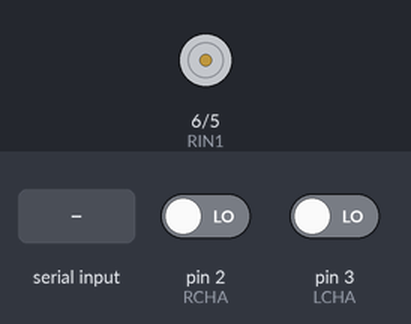
Simulated run of this sketch. Board: Arduino Uno, built with avr-gcc and run on an emulated ATmega328P. Parts: motor-driver pin pairs drawn as motors (green arrow = first pin HIGH = forward, orange = second pin HIGH = backward, longer = more drive). Inputs (shaded band) come from the test bench; at power-on: pin 2 (RCHA) LOW, pin 3 (LCHA) LOW.

Above: at 1.2 s.
1.3 s: "1\n" received over Serial
At 2.08 s:
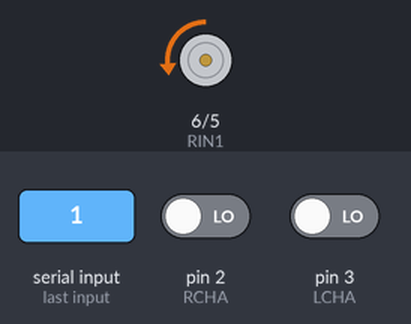
At 2.89 s:
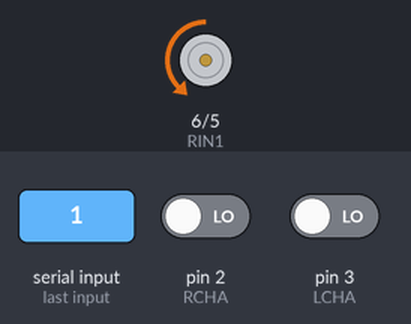
4.3 s: "0\n" received over Serial
7.3 s: pin 2 (RCHA) driven HIGH
10.3 s: "2\n" received over Serial
At 11.9 s:
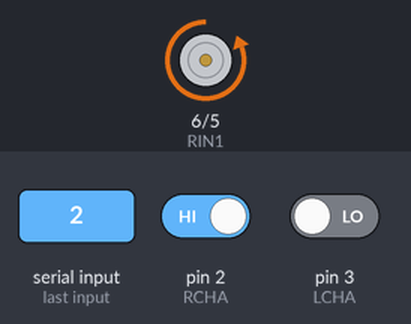
Timing chart, 0 to 13.0 s (numbered marks = the images above; inputs shaded):
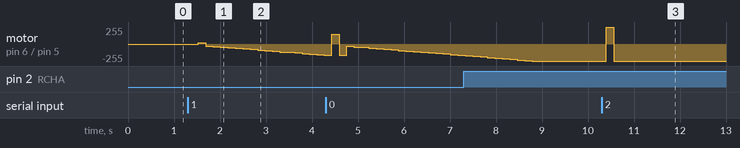

Measured:
- after the input at 1.3 s, motor on pin 6 (RIN1) / pin 5 (RIN2): stopped → forward 18/255 after 0.23 s, → backward 35/255 0.16 s later, → backward 38/255 0.16 s later, → backward 48/255 0.16 s later, … (18 changes in this stretch)
- after the input at 10.3 s, motor on pin 6 (RIN1) / pin 5 (RIN2): backward 255/255 → forward 255/255 after 0.10 s, → backward 255/255 0.16 s later

The sketch:

remoteCar_PCM_car2.ino
```cpp
/***************************************************************************
 *                            Bitwise Definition                           *
 ***************************************************************************/
#define BIT0    0x01
#define BIT1    0x02
#define BIT2    0x04
#define BIT3    0x08
#define BIT4    0x10
#define BIT5    0x20
#define BIT6    0x40
#define BIT7    0x80
/***************************************************************************
 *                        Arduino Pinout Definition                        *
 ***************************************************************************/
#define TX      1   // HC-05 RX
#define RX      0   // HC-05 TX

#define RCHA    2   // Right Encoder Channel A
#define LCHA    3   // Left Encoder Channel A
#define RIN1    6   // Right Motor Enable 1
#define RIN2    5   // Right Motor Enable 2
#define LIN1    9   // Left Motor Enable 1
#define LIN2    10  // Left Motor Enable 2
/***************************************************************************
 *                           System Specification                          *
 ***************************************************************************/
#define WHEEL_DIA_MM 90
#define PI           3.1415
#define WHEEL_TRAVEL WHEEL_DIA_MM * PI
#define CPR          757       // Count per Revolution

#define SPEED_VARIANCE 5
#define DEFAULT_MIN_SPEED 100  // in mm/s
#define DEFAULT_MAX_SPEED 500  // in mm/s
#define MAX_SPEED         3650 // in mm/s
/***************************************************************************
 *                            Static Receive Code                          *
 ***************************************************************************/
#define LDIR    BIT7           // Left Direction Bit
#define LS0     BIT6
#define LS1     BIT5
#define LS2     BIT4
#define RDIR    BIT3           // Right Direction Bit
#define RS0     BIT2
#define RS1     BIT1
#define RS2     BIT0

#define LSPD    (LS0 | LS1 | LS2)
#define RSPD    (RS0 | RS1 | RS2)

#define FASTEST BIT2
#define FAST    (BIT2 | BIT1)
#define NORMAL  BIT1
#define SLOW    (BIT1 | BIT0)
#define SLOWEST BIT0
#define STOP    0
#define ERRSPD  119

#define AD_CD1  63              // Special Admin Code to SET speed
#define AD_CD2  127             // Special Admin Code to ECHO speed
/***************************************************************************
 *                            Extra Specifications                         *
 ***************************************************************************/
#define LEFT    0
#define RIGHT   1
#define FWD     0
#define RWD     1
#define BRK     2

#define AVG_LEN 4         // Averager length
#define SEQ     0         // Toggle this to run sequence testing
/***************************************************************************
 *                           Status Bit Definition                         *
 ***************************************************************************/
#define PCM     BIT0      // Calculate the Current Speed
#define CALC    BIT1      // Calculate the Target Speed
#define READ    BIT2      // Receive latest command from bluetooth
/***************************************************************************
 *                                 Globals                                 *
 ***************************************************************************/
volatile unsigned int counts[2] = {0};   // Real time counter for Left Channel A
const float KP = 0.61;                         // Proportion Control
const float KI = 2.73;                         // Integral Control
const float KD = 0.08;                         // Derivative Control

float speedTotalError[2] = {0};                 // eIntegral for PID
float pSpeedError[2] = {0};                     // Previous Error for the Derivative Control

unsigned char code = 0;                  // Incoming code from Vision Controller

unsigned int arrCounts[2][AVG_LEN] = {0};       // Ongoing Averager for the count
size_t indexer = 0;                             // Iterator for the averager

float speedY[2] = {0};                          // Current Speed (from reading)
float speedR[2] = {0};                          // Speed Target
int power[2] = {0};                   // power needed to drive for speed
unsigned char motorDir[2] = {0};                // Direction of motors

unsigned char status = 0;                       // Main loop status
unsigned int speed[SPEED_VARIANCE];             // This is the range of speed the car uses

/***************************************************************************
 *                               Test Run Values                           *
 ***************************************************************************/
// Test sequence for increasing speed in 1 direction
unsigned char testSequence1[] = {0x10, 0x11, 0x31, 0x33, 0x23, 0x22, 0x62, 0x66, 0x46, 0x44, 0x00};
// Test sequence for direction switching
unsigned char testSequence2[] = {0x22, 0xAA, 0x22, 0xAA, 0x00, 0x2A, 0xA2, 0x2A, 0xA2, 0x00, 0x00};
// Test sequence for going to rest
unsigned char testSequence3[] = {0x11, 0x00, 0x22, 0x00, 0x44, 0x00, 0xCC, 0x00, 0x44, 0x00, 0x00};
// Test sequence for 1 sided scale
unsigned char testSequence4[] = {0x01, 0x03, 0x02, 0x06, 0x04, 0x06, 0x02, 0x03, 0x01, 0x00, 0x00};
size_t indexSequence = 0;
bool runSEQ = SEQ;

void setup() {
  Serial.begin(57600);
  // Initiate the speed array
  setSpeed(DEFAULT_MIN_SPEED, DEFAULT_MAX_SPEED, SPEED_VARIANCE);
  // Setup the pinout
  pinMode(RIN1, OUTPUT);
  pinMode(RIN2, OUTPUT);
  pinMode(RCHA, INPUT);
  attachInterrupt(digitalPinToInterrupt(RCHA), rPulse, RISING);

  pinMode(LIN1, OUTPUT);
  pinMode(LIN2, OUTPUT);
  pinMode(LCHA, INPUT);
  attachInterrupt(digitalPinToInterrupt(LCHA), lPulse, RISING);
  // Setup a timers
  cli();
  // Using Timer 2 because pin 11 and 13 is free
  TCCR2A = TCCR2B = 0;            // Clear register for Timer 2

  TCCR2B |= (BIT2 | BIT1 | BIT0); // Prescalar 1:1024
  TIMSK2 |= BIT1;                 // CC Timer 2A
  OCR2A = 125;                    // Timer 2 interrupt every 8 ms
  sei();
}

void loop() {
  // Using pulse counting method to check amount of counts in each main loop
  static unsigned long pt;
  float currentCounts[2], dt;
  unsigned long t;

  if(status & PCM){
    // Turn off Interrupts to capture pulse counts
    noInterrupts();                             // Turn off interrupt to encoders
    arrCounts[LEFT][indexer] = counts[LEFT];    // Record the volatile counts
    arrCounts[RIGHT][indexer] = counts[RIGHT];
    counts[LEFT] = counts[RIGHT] = 0;           // Zero the counts
    indexer = (indexer + 1) % AVG_LEN;          // Increase the average index
    interrupts();                               // Turn interrupt back on
    // Averager through the pulse counter
    getAverageCounts(currentCounts);
    // Find the time difference delta T
    t = millis();
    dt = (float)(t - pt) / 1000.0;
    pt = t;
    // Using the delta T and count difference, together with CPR and wheel size
    // Find the speed the wheel travels at
    calculateCurrentSpeed(currentCounts, dt);
    calculateNewPower(LEFT, dt);
    calculateNewPower(RIGHT, dt);
    setMotorPower();

    status &= ~PCM;
  } else if(status & CALC){
    // Use the code to decide the direction, and speed of each wheel
    updateTarget();
    updateDirection();
    status &= ~CALC;
  } else if(status & READ){   // Fetch code
    if(Serial.available()){
      code = Serial.read();

    }
    status |= CALC;
    status &= ~READ;
  }
}

/* setMotorPower
 * This sets the motors from the calculated value in global
 */
void setMotorPower(){
  setMotor(LEFT, motorDir[LEFT], power[LEFT]);
  setMotor(RIGHT, motorDir[RIGHT], power[RIGHT]);
}

/* calculateNewPower
 * This function calculates what the power should be at based on current speed and target speed
 * argument: side, LEFT or RIGHT side of the vehicle
 * argument: dt, time since last time the function is called in the main loop
 */
void calculateNewPower(unsigned char side, float dt){
  float speedE, speedD, speedU;

  speedE = speedR[side] - speedY[side];                       // Calculate E(s)
  speedTotalError[side] += speedE * dt;                       // Calculate eIntegral(s)
  speedD = (speedE - pSpeedError[side]) / dt;  // Calculate E'(s)

  speedU = KP * speedE + KI * speedTotalError[side] + KD * speedD; // Calculate U(s)

  pSpeedError[side] = speedE;                                 // Update deltaE
  if(speedY[side] == speedR[side])
    speedTotalError[side] = 0;

  power[side] = (int)(speedU / unitPVS(speedU));
  if(power[side] > 255)
    power[side] = 255;
  else if(power[side] < 0)
    power[side] = 0;
}

/* getAverageCounts
 * This function does the averager for the counts
 * argument: avgCurrentCounts, an array of counts
 */
void getAverageCounts(float * avgCurrentCounts){
  avgCurrentCounts[LEFT] = average(arrCounts[LEFT], AVG_LEN);
  avgCurrentCounts[RIGHT] = average(arrCounts[RIGHT], AVG_LEN);
}

/* calculateCurrentSpeed
 * This function calculate the speed of the wheels based on average counts
 * argument: currentCounts, average of the count pair
 * argument: dt, the time difference between each of the iteration
 */
void calculateCurrentSpeed(float * currentCounts, float dt){
  speedY[LEFT] = currentCounts[LEFT] / CPR * WHEEL_TRAVEL / dt;
  speedY[RIGHT] = currentCounts[RIGHT] / CPR * WHEEL_TRAVEL / dt;
}

/* updateTarget
 * This function changes the speed target of both wheel
 */
void updateTarget(){
  size_t index[2];
  static unsigned char pSpeedCode = 0;
  if(pSpeedCode == (code & (LSPD | RSPD)))
    return;
  // Byte shift to determine the speed code
  // Extract the index of the speed code
  index[LEFT] = speedIndexer((code & LSPD) >> 4);
  index[RIGHT] = speedIndexer((code & RSPD));
  // Set the Target Speed R(s)
  if(index[LEFT] != ERRSPD)
    speedR[LEFT] = (index[LEFT] == SPEED_VARIANCE) ? 0 : speed[index[LEFT]];
  if(index[RIGHT] != ERRSPD)
    speedR[RIGHT] = (index[RIGHT] == SPEED_VARIANCE) ? 0 : speed[index[RIGHT]];

  pSpeedCode = (code & (LSPD | RSPD));
}

/* updateDirection
 * This function changes the direction of both wheel
 */
void updateDirection(){
  static unsigned char pDirectionCode = 0;
  if(pDirectionCode == (code & (LDIR | RDIR)))
    return;
  // Byte shift to determine the direction code
  // Extract the direction of the directional code
  motorDir[LEFT] = ((code & LDIR) >> 7);
  motorDir[RIGHT] = ((code & RDIR) >> 3);

  pDirectionCode = (code & (LDIR | RDIR));
}

/* speedIndexer
 * This returns the index of the corresponding speed from the code
 * argument: speedCode, the 3-bit speed code
 * return: the index of the speed
 */
size_t speedIndexer(unsigned char speedCode){
  switch(speedCode){
    case FASTEST: return 4;
    case FAST:    return 3;
    case NORMAL:  return 2;
    case SLOW:    return 1;
    case SLOWEST: return 0;
    case STOP:    return SPEED_VARIANCE;
    default:      return ERRSPD;
  }
}

/* setMotor
 * This is the manual way to set the motor speed by calling the setRightMotor and setLeftMotor
 * argument: side, the left or right wheel selection
 * argument: dir, the direction to rotate the wheel in order to achieve motion
 * argument: pwm, the speed value scaling from 0-255 of the 6V motor
 */
void setMotor(unsigned char side, unsigned char dir, unsigned char pwm){
  switch(side){
    case LEFT:
      setLeftMotor(dir, pwm);
      break;
    case RIGHT:
      setRightMotor(dir, pwm);
      break;
    default:
      break;
  }
}

/* setRightMotor
 * This is the manual way to set the right motor speed
 * argument: dir, the direction to rotate the wheel in order to achieve motion
 * argument: pwm, the speed value scaling from 0-255 of the 6V motor
 */
void setRightMotor(unsigned char dir, unsigned char pwm){
  switch(dir){
    case FWD:
      digitalWrite(RIN2, LOW);
      analogWrite(RIN1, pwm);
      break;
    case RWD:
      digitalWrite(RIN1, LOW);
      analogWrite(RIN2, pwm);
      break;
    case BRK:
      digitalWrite(RIN1, 0);
      digitalWrite(RIN2, 0);
      break;
    default:
      break;
  }
}

/* setLeftMotor
 * This is the manual way to set the left motor speed
 * argument: dir, the direction to rotate the wheel in order to achieve motion
 * argument: pwm, the speed value scaling from 0-255 of the 6V motor
 */
void setLeftMotor(unsigned char dir, unsigned char pwm){
  switch(dir){
    case FWD:
      digitalWrite(LIN2, LOW);
      analogWrite(LIN1, pwm);
      break;
    case RWD:
      digitalWrite(LIN1, LOW);
      analogWrite(LIN2, pwm);
      break;
    case BRK:
      digitalWrite(LIN1, 0);
      digitalWrite(LIN2, 0);
      break;
    default:
      break;
  }
}

/* setSpeed
 * This function sets the speed of the car with new values
 * argument: minSpeed, minimum speed of the car (in mm/s)
 * argument: maxSpeed, maximum speed of the car (in mm/s)
 * argument: amount, the different stages between the min and max speed
 */
void setSpeed(int minSpeed, int maxSpeed, int amount){
  int deltaSpeed = maxSpeed - minSpeed;
  int speedInc = deltaSpeed / (amount - 1);
  for(int i = 0; i < amount; i++){
    speed[i] = minSpeed + speedInc * i;
  }
}

/* rPulse
 * This function is for the interrupt for Right Encoder Channel A
 * It only increment the count from right wheel by 1
 */
void rPulse(){
  counts[RIGHT]++;
}

/* lPulse
 * This function is for the interrupt for Left Encoder Channel A
 * It only increment the count from left wheel by 1
 */
void lPulse(){
  counts[LEFT]++;
}

// Timer 2A ISR (runs at 8ms);
ISR(TIMER2_COMPA_vect){
  static unsigned char i = 0, si = 0;
  i++;
  if(runSEQ)
    si++;

  if(i == 10)
    status |= PCM;    // Check Pulse every 8ms x 10 = 80ms of the 160ms
  if(i == 20){
    status |= READ;   // Check Serial import every 8ms x 10 = 80ms of the 160ms
    i = 0;
  }

  if(si == 250){
    code = testSequence4[indexSequence++];
    if(indexSequence == 12){
      runSEQ = false;
    }
    si = 0;
  }

  TCNT2 = 0;
}

/* average
 * This computes the average of a given array
 * argument: a, the array of numerics to be averaged
 * argument: n, the size of array a
 */
float average(unsigned int * a, size_t n){
  unsigned int sum = 0;
  for(size_t i = 0; i < n; i++)
    sum += a[i];
  return (float)sum / n;
}

/* unitPVS
 * This function scales the given SPEED to a byte scale
 * argument: s, the speed of the given motor
 */
float unitPVS(float s){
  if(s > 1800) return 14.5;
  if(s > 900) return 14.0;
  if(s > 650) return 13.5;
  if(s > 410) return 12.75;
  if(s > 290) return 12.0;
  if(s > 170) return 10.5;
  return 8.5;
}
```
